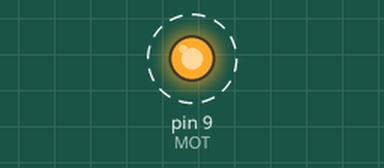
The sketch below on a simulated Arduino Uno, built with avr-gcc and run on an emulated ATmega328P. Shown: output pins drawn as LEDs (lit = HIGH). Dashed ring = blinking.

Above: at 0.05 s.
Timing chart, 0 to 3.0 s (numbered marks = the images above):
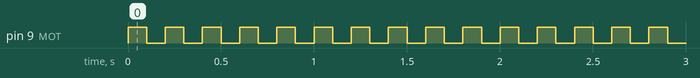

Measured:
- by itself, pin 9 (MOT): alternates HIGH for 0.10 s and LOW for 0.10 s

The sketch:

mossfet_IRF520N.ino
```cpp
#define MOT 9

void setup() {
    pinMode(MOT, OUTPUT);
}

void loop() {
   // плавное включение
   for(int i=0; i<=255; i+=255) { //циклом регулируется скорость включения
      analogWrite(MOT, i);
      delay(0); // скважность
   }

   //плавное выключение
   for(int i=255; i>=0; i-=255) {
      analogWrite(MOT, i);
      delay(100); // скважность
   }
}
```
